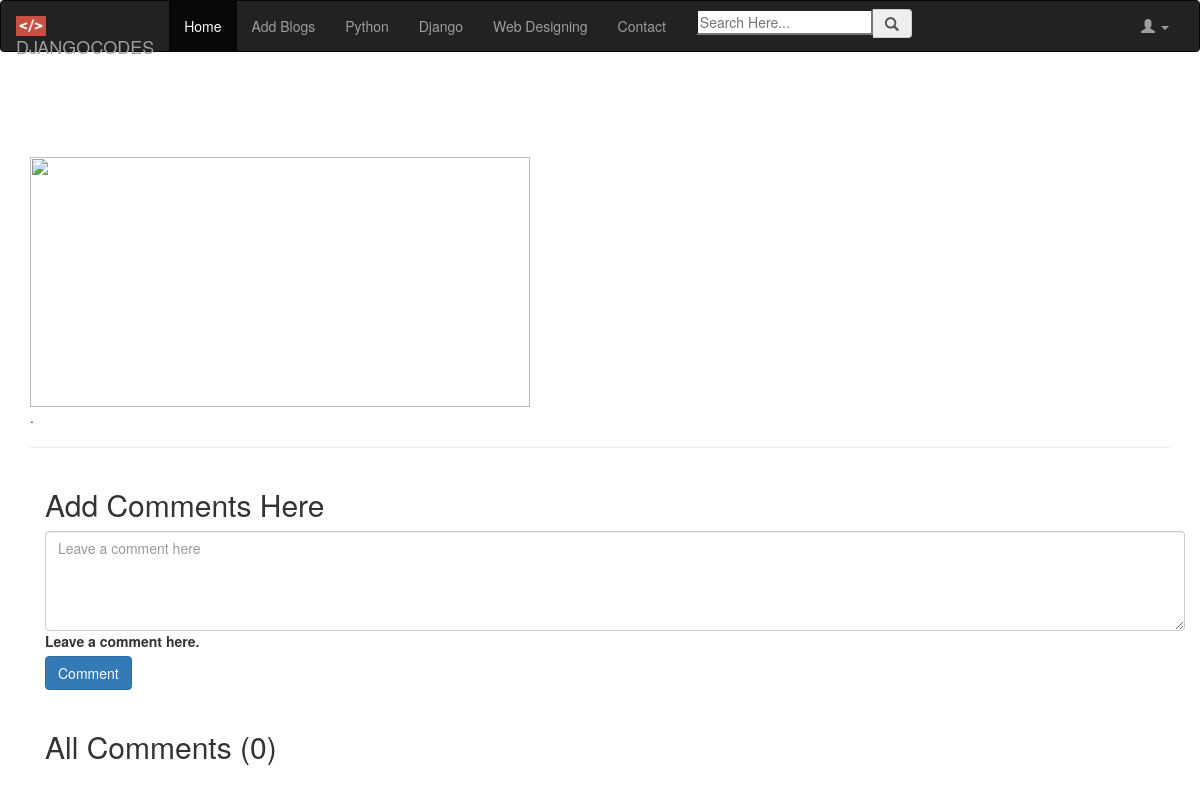
Before: /blogs_comments/did-she-noticed-you/ (signed in) with the older database file.
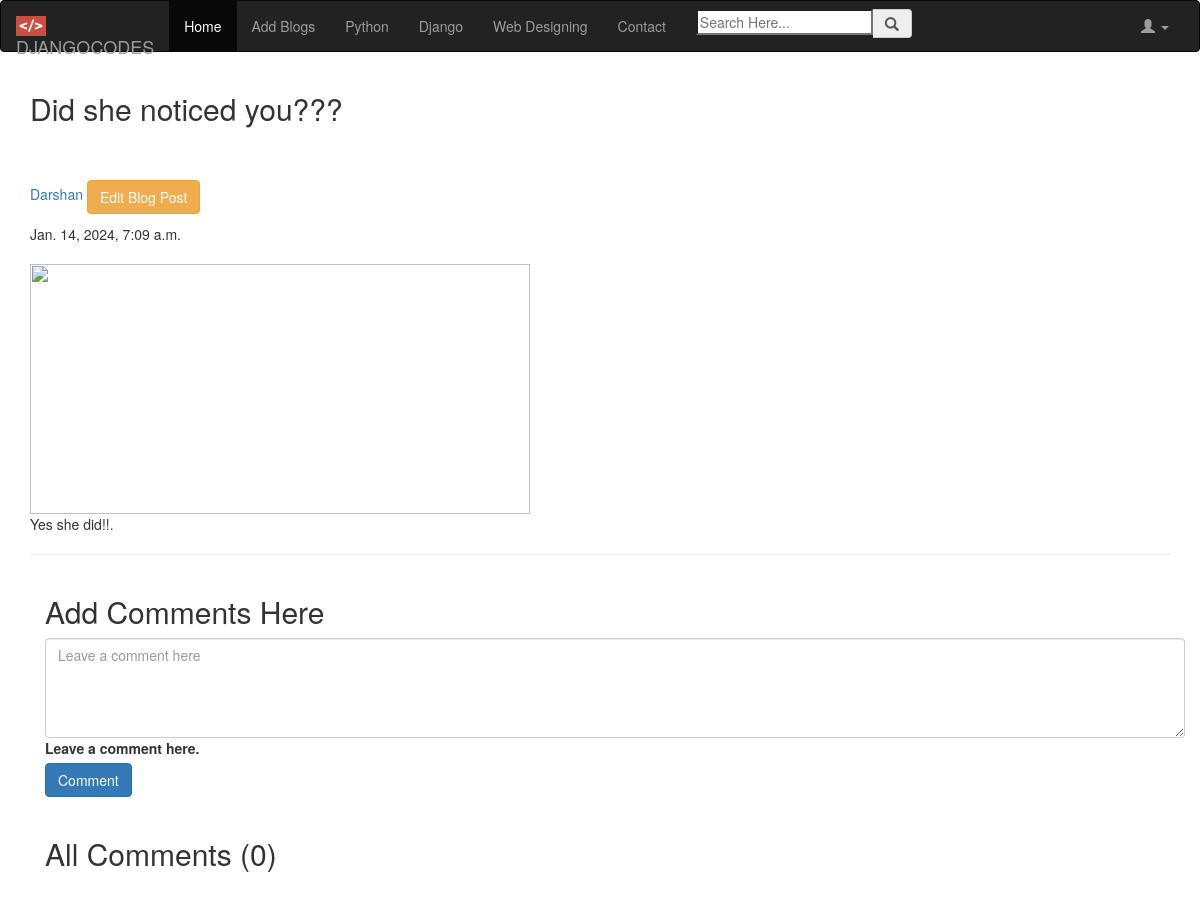
After: the same page with the newer database file.
### codeapp/models.py (models this page shows, shortened)
class BlogPost(models.Model):
    title=models.CharField(max_length=200)
    author=models.ForeignKey(User,on_delete=models.CASCADE)
    tag=models.CharField(
        max_length=20,
        choices=TAG_CHOICES,
        default='General')
    content=models.TextField()
    slug=models.SlugField(unique=True)
    image=models.ImageField(upload_to='profile_pics',blank=True,null=True)
    datetime=models.DateTimeField(auto_now_add=True)
    likes=models.IntegerField(default=0)
    class   Meta:
        ordering    =   ['-datetime']

### codeapp/views.py (the view)
# urls.py: path('blogs_comments/<str:slug>/',views.blogs_comments,name='blogs_comments'),
def blogs_comments(request, slug):
    post = BlogPost.objects.filter(slug=slug).first()
    comments = Comment.objects.filter(blog=post)
    if request.method == 'POST':
        user = request.user
        content = request.POST.get('content', '')
        comment = Comment(user=user, content=content, blog=post)
        comment.save()
    return render(request, 'codeapp/blog_comments.html', {'comments': comments, 'post': post})

### codeapp/templates/codeapp/blog_comments.html (shortened to what this page needs)
{% extends 'codeapp/base.html' %}
{% block content %}
{% load humanize %}
<div class="container w-75 my-4">
    <h2 class="blog-post-title">{{post.title}}</h2>
    <br>
    <div class="media">
        <div class="media-body">
            <h5 class="mt-0"><a href="/user_profile/{{post.author.id}}/">{{post.author}}
                    {% if user.is_authenticated %}
                    {% if user.id == post.author.id %}
                    <small><a href="/edit_blog_post/{{post.slug}}/" class="edit btn btn-warning">Edit Blog
                            Post</a></small>
                    {% endif %}
                    {% endif %}
                </a></h5>
            {{post.datetime}}
        </div>
    </div>
    <br>
    <img src="/media/{{post.image}}" alt="" height="250px" width="500px">
    <br>
    <p>{{post.content}}.</p>
    <hr>
    {% if user.is_authenticated %}
    <div class="container">
        <h2>Add Comments Here</h2>
        <form action="/blog/{{post.slug}}/" method="POST"> {% csrf_token %}
            <div class="form-floating">
                <textarea class="form-control" placeholder="Leave a comment here" id="floatingTextarea2"
                    style="height: 100px" id="content" name="content"></textarea>
                <label for="floatingTextarea2">Leave a comment here.</label>
                <br>
                <button type="submit" class="btn btn-primary">Comment</button>
            </div>
        </form>
        {% else %}
        <div class="container">
            <h4><a href="/login/">Login</a> to post comments below.</h4>
            {% endif %}
            <br>
            <h2>All Comments ({{comments.count}})</h2>
            <br>
        </div>
    </div>
    {% endblock content %}

Changed rows visible on the page:
added BlogPost: title "Did she noticed you???", author "Darshan", datetime "Jan. 14, 2024, 7:09 a.m.", content "Yes she did!!"
Other visible differences:
text now shown: "Edit Blog Post"
